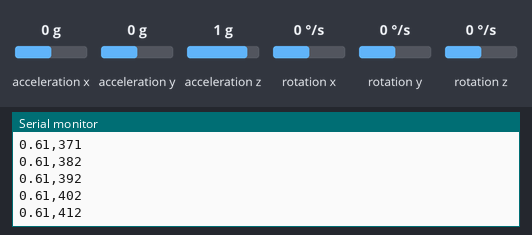
A sketch run on a simulated Arduino Mega 2560, built with avr-gcc and run on an emulated ATmega2560. On the bench: the last lines printed to the serial monitor. The test bench sets the inputs (shaded band); at power-on: rotation z 0 °/s, acceleration x 0 g, acceleration y 0 g, acceleration z 1 g, rotation x 0 °/s, rotation y 0 °/s.

Above: at 4.2 s.
4.3 s: rotation z set to -192 °/s
At 4.34 s:
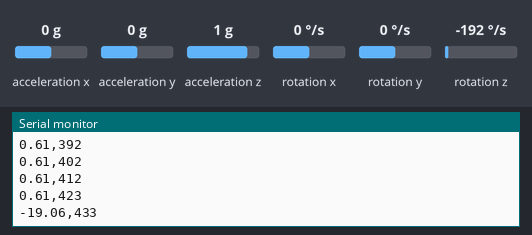
5.8 s: rotation z set to -100 °/s
At 5.88 s:
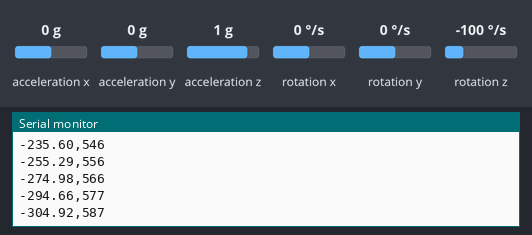
Timing chart, 0 to 8.8 s (numbered marks = the images above; inputs shaded):
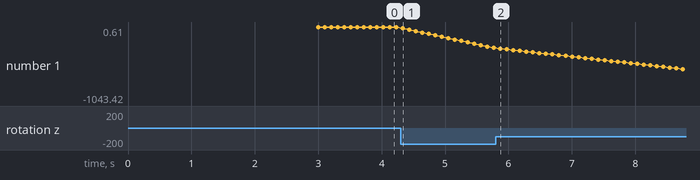

Measured:
- after the input at 4.3 s, the serial monitor: prints a new line at once (image 1)
- plotted number 1: 0.61 → -294.66 after the input at 4.3 s

The sketch:

GetAngle.ino
```cpp
#include <MPU6050_tockn.h>
#include <Wire.h>

#define sda_pin 21
#define scl_pin 22
float erro_angleZ=0.0f; //存储温漂误差值补偿

MPU6050 mpu6050(Wire);

void setup() {
  Serial.begin(9600);
  // Wire.begin(/*sda_pin, scl_pin*/); //无传参则保持默认IIC引脚21.22，也可自定义IIC引脚
  Wire.begin();
  mpu6050.begin();
  mpu6050.calcGyroOffsets(true);
}

void loop() {
  mpu6050.update();
  // Serial.print("angleX : ");
  // Serial.print( mpu6050.getAngleX() ); //输出X轴旋转角度
  // Serial.print(","); //串口绘图仪切换下一数据值使用
  // Serial.print("\t angleY : ");
  // Serial.print( mpu6050.getAngleY() );
  // Serial.print(",");
  // Serial.print("\t angleZ : ");
  erro_angleZ = 0.00039*micros()/1000000-0.61;
  Serial.print( mpu6050.getAngleZ()-erro_angleZ );
  Serial.print(",");
  Serial.print( micros()/10000 );
  Serial.print("\n"); //串口绘图仪切换下一列数据点使用
  delay(100);
}
```
